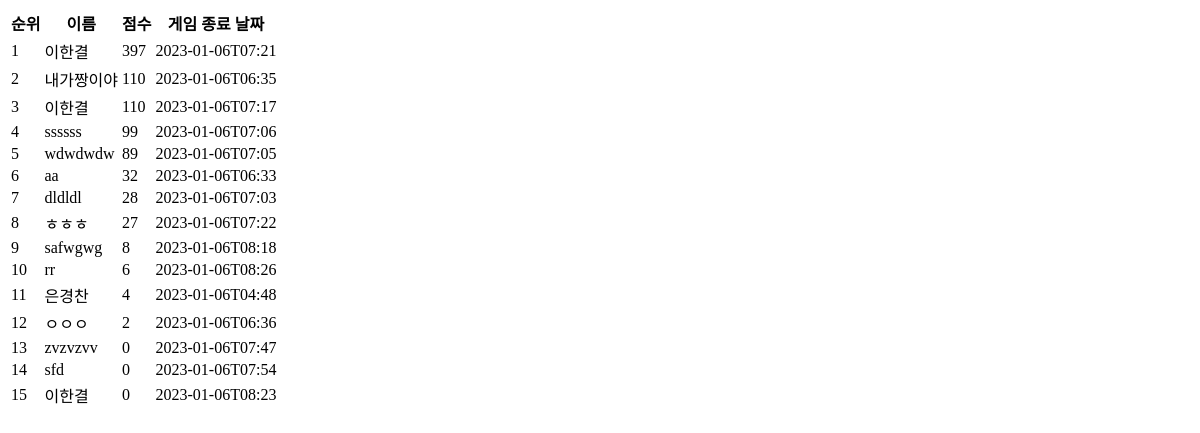
The app's page /shootingRank/, older data.
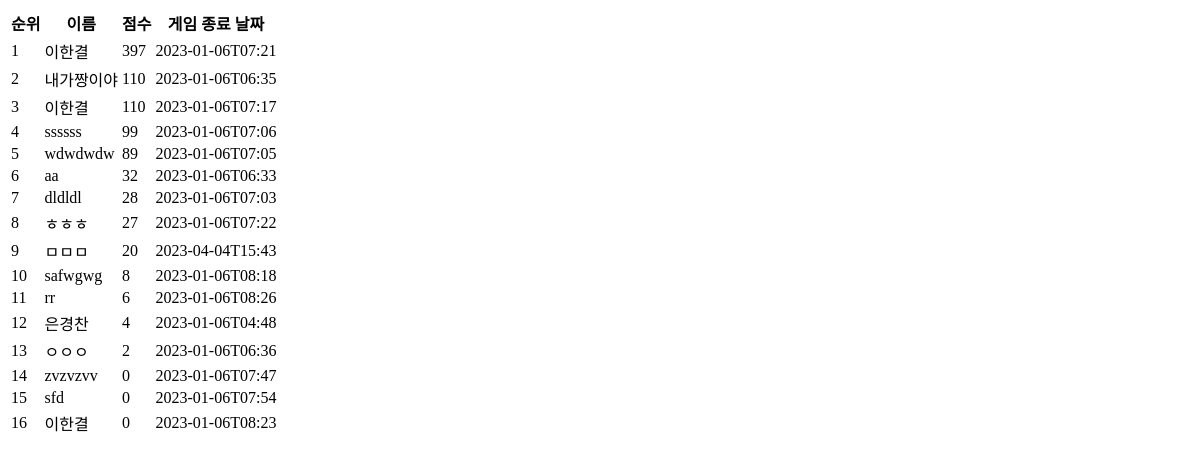
The same page, newer data.
### shootingApp/models.py (models this page shows)
class Space_shooting(models.Model):
    name = models.CharField(max_length=10,null=True)
    score = models.IntegerField()
    time_info = models.CharField(max_length=100,null=True)
    class Meta:
        managed = False

### mainApp/views.py (the view)
# urls.py: path("shootingRank/", mainViews.shootingRank, name="shootingRank"),
def shootingRank(request):
    spaceShooting = Space_shooting.objects.all()
    spaceShooting = spaceShooting.order_by("-score", "time_info") #-score 역순
    page_info = {
        "startPage" : 1,
        "endPage" : 10,
        "underPageCount" : 10, #하단 페이지의 보여질 개수
        "currentPage" : 1,
        "totalPage" : 0,
        "countPerPage" : 30, #페이지당 보여질 데이터수
    }
    page_info["currentPage"] = request.GET.get('page')
    if not page_info["currentPage"]: #현재페이지를 가져오지 못하면 1페이지를 보여줌
        page_info["currentPage"] = 1
    else:
        page_info["currentPage"] = int(page_info["currentPage"]) #숫자로 형변환
        if page_info["currentPage"] <= 0:
            page_info["currentPage"] = 1
    page_info["totalPage"] = (spaceShooting.count() // page_info["countPerPage"]) + 1
    if (spaceShooting.count() % page_info["countPerPage"]) == 0: #한페이지에 보여질 수에 딱 맞아 떨어지면 1을 빼줘야됨
        page_info["totalPage"] -= 1
    page_info["startPage"] = (page_info["currentPage"] // page_info["underPageCount"]) * page_info["underPageCount"] + 1
    page_info["endPage"] = page_info["startPage"] + page_info["underPageCount"] - 1
    if page_info["endPage"] > page_info["totalPage"]: #끝 페이지가 전체페이지수를 넘어가면
        page_info["endPage"] = page_info["totalPage"]
    pageRange = range(page_info["startPage"], page_info["endPage"]+1)
    paginator = Paginator(spaceShooting, page_info["countPerPage"])  # 한페이지당 보여질 개수(데이터, 개수)
    rankinfo_s = paginator.get_page(page_info["currentPage"]) # 몇 페이지를 보여줄지 저장(1페이지의 10개의 데이터가 저장)
    return render(request, "mainApp/shooting_rank.html", {"rankdata":rankinfo_s, "page_info":page_info, "pageRange":pageRange})

### mainApp/templates/mainApp/shooting_rank.html
<table>
    <thead>
        <tr>
            <th>순위</th>
            <th>이름</th>
            <th>점수</th>
            <th>게임 종료 날짜</th>
        </tr>
    </thead>
    <tbody>
        {% for pu in rankdata %}
            <tr>
                <td>{{forloop.counter0|add:1}}</td>
                <td>{{pu.name}}</td>
                <td>{{pu.score}}</td>
                <td>{{pu.time_info}}</td>
            </tr>
        {% endfor %}
    </tbody>
</table>

Row changes from the older to the newer data that the page shows:
added Space_shooting: name "ㅁㅁㅁ", score "20", time_info "2023-04-04T15:43"
